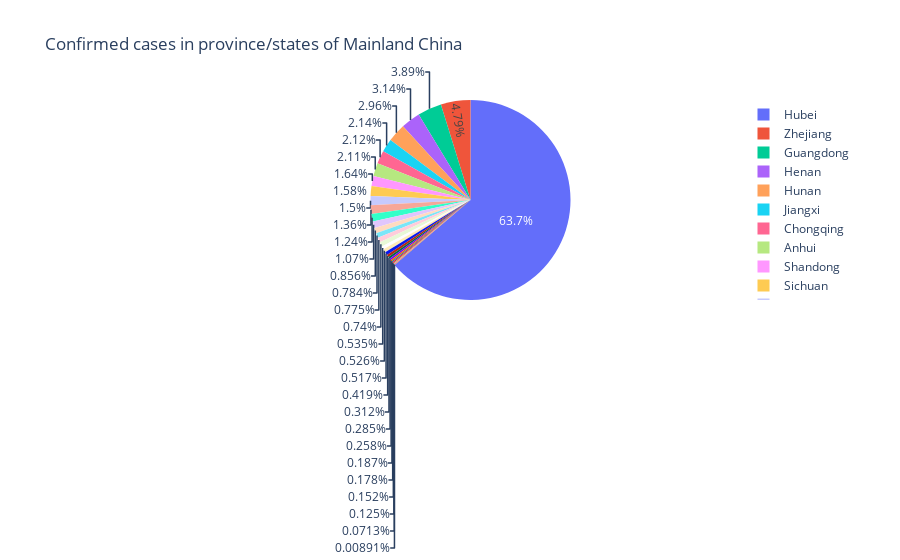

Write notebook code for a chart like this one.
### Markdown cell above
**Now let's see which provinces have the highest percentage of confirmed cases:**

### Code cell
percentage = pd.DataFrame(China.groupby('Province/State').sum()['Confirmed']).reset_index()
fig = go.Figure(data= [go.Pie(labels= percentage['Province/State'], values= percentage.Confirmed)])
fig.update_layout(title="Confirmed cases in province/states of Mainland China")
fig.show()

### Figure 1 — Plotly figure (JSON) as saved in the notebook; plotly's stock layout.template omitted (floating-point values rounded to 4 significant figures)
{"data": [{"labels": ["Anhui", "Beijing", "Chongqing", "Fujian", "Gansu", "Guangdong", "Guangxi", "Guizhou", "Hainan", "Hebei", "Heilongjiang", "Henan", "Hubei", "Hunan", "Inner Mongolia", "Jiangsu", "Jiangxi", "Jilin", "Liaoning", "Ningxia", "Qinghai", "Shaanxi", "Shandong", "Shanghai", "Shanxi", "Sichuan", "Tianjin", "Tibet", "Xinjiang", "Yunnan", "Zhejiang"], "type": "pie", "values": [237, 139, 238, 120, 35, 436, 88, 29, 58, 96, 59, 352, 7153, 332, 20, 168, 240, 14, 60, 21, 8, 87, 184, 153, 47, 177, 32, 1, 17, 83, 537]}], "layout": {"title": {"text": "Confirmed cases in province/states of Mainland China"}}}
